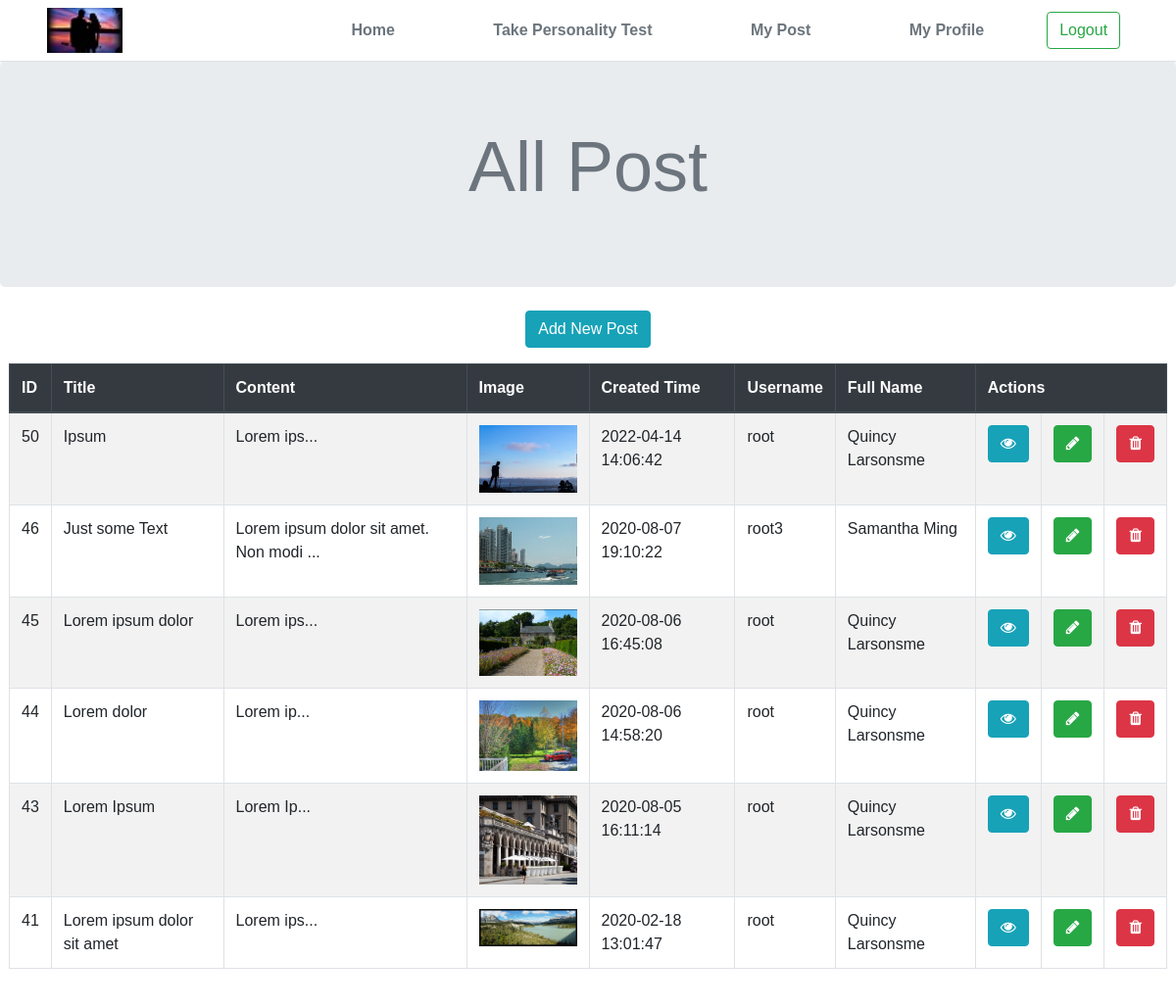
/all_posts.php (signed in), run on the app's committed database.
### tables this page shows
CREATE TABLE `article` (
  `article_id` int(11) NOT NULL,
  `article_title` varchar(255) NOT NULL,
  `article_content` text NOT NULL,
  `article_image` varchar(255) NOT NULL,
  `article_created_time` datetime NOT NULL,
  `id_categorie` int(11) NOT NULL,
  `id_author` int(11) NOT NULL
);

CREATE TABLE `users` (
  `userid` int(7) NOT NULL,
  `username` varchar(30) NOT NULL,
  `password` text NOT NULL,
  `email` text NOT NULL,
  `location` text,
  `created_time` timestamp NOT NULL DEFAULT CURRENT_TIMESTAMP ON UPDATE CURRENT_TIMESTAMP,
  `status` varchar(10) DEFAULT 'enabled',
  `role` varchar(20) DEFAULT 'user',
  `code` varchar(10) DEFAULT NULL,
  `profile_newsfeed` text
);

CREATE TABLE `author` (
  `author_id` int(11) NOT NULL,
  `author_fullname` varchar(100) NOT NULL,
  `author_desc` varchar(255) NOT NULL DEFAULT 'Lorem ipsum dolor sit amet consectetur adipisicing elit. Nihil voluptatibus in ullam eum corrupti reiciendis.',
  `author_email` varchar(100) NOT NULL,
  `author_twitter` varchar(100) NOT NULL DEFAULT 'loujaybee',
  `author_github` varchar(100) NOT NULL DEFAULT 'loujaybee',
  `author_link` varchar(100) NOT NULL DEFAULT 'loujaybee',
  `author_avatar` varchar(255) NOT NULL,
  `user_id` int(11) DEFAULT NULL
);

### all_posts.php (the view, shortened to what this page needs)
<?php include "assest/head.php"; ?>
<?php
$stmt = $conn->prepare("SELECT * FROM article, author, category,users WHERE id_categorie = category_id AND users.userid=author.user_id AND article.id_author =users.userid  ORDER BY article_id DESC");
$stmt->execute();
$data = $stmt->fetchAll();
?>
<link type="text/css" rel="stylesheet" href="css/style.css" />
</head>
<body>
    <?php include "assest/header.php" ?>
    <main class="main">
        <div class="jumbotron text-center mb-0">
            <h1 class="display-3 font-weight-normal text-muted">All Post</h1>
        </div>
        <div class="bg-white p-4">
            <div class="row ">
                <div class="col-lg-12 text-center mb-3">
                    <a class="btn btn-info" href="add_post.php">Add New Post</a>
                </div>
            </div>
            <div class="row">
                <table class='table table-striped table-bordered'>
                    <thead class='thead-dark'>
                        <tr>
                            <th scope='col'>ID</th>
                            <th scope='col'>Title</th>
                            <th scope='col'>Content</th>
                            <th scope='col'>Image</th>
                            <th scope='col'>Created Time</th>
                            <th scope='col'>Username</th>
                            <th scope='col'>Full Name</th>
                            <th scope='col' colspan="3">Actions</th>
                        </tr>
                    </thead>
                    <tbody>
                        <?php
                        foreach ($data as $row) :
                            echo "<tr>";
                            ?>
                            <td><?= $row['article_id'] ?></td>
                            <td><?= $row['article_title'] ?></td>
                            <td class="text-break"><?= strip_tags(substr($row['article_content'], 0, 40)) . "..." ?></td>
                            <td><img src="img/article/<?= $row['article_image'] ?>" style="width: 100px; height: auto;"></td>
                            <td><?= $row['article_created_time'] ?></td>
                            <td><?= $row['username'] ?></td>
                            <td><?= $row['author_fullname'] ?></td>
                            <td>
                                <a class="btn btn-info" href="single_post.php?id=<?= $row['article_id'] ?> ">
                                    <i class="fa fa-eye" aria-hidden="true"></i>
                                </a>
                            </td>
                            <td>
                                <a class="btn btn-success" href="update_post.php?id=<?= $row['article_id'] ?> ">
                                    <i class="fa fa-pencil " aria-hidden="true"></i>
                                </a>
                            </td>
                            <td>
                                <a class="btn btn-danger" href="assest/delete.php?type=article&id=<?= $row['article_id'] ?> ">
                                    <i class="fa fa-trash " aria-hidden="true"></i>
                                </a>
                            </td>
                        <?php
                            echo "</tr>";
                        endforeach;
                        ?>
                    </tbody>
                </table>
            </div>
        </div>
    </main>
</body>
</html>

### css/style.css (style rules this page uses)
html, body { height: 100%; }
body { font-family: "Nunito", sans-serif; font-size: 16px; font-weight: 300; color: #3d455c; margin: 0; padding: 0; overflow-x: hidden; background-color: #fff; }
h1, h2, h3, h4, h5, h6 { font-family: "Nunito Sans", sans-serif; font-weight: 700; color: #505050; margin: 0px 0px 15px; }
h1 { font-size: 34px; }
a { font-weight: 600; color: #212631; text-decoration: none; }
.main { flex: 1 0 auto; }

### data on the page
article: article_id "50", article_title "Ipsum", article_content "Lorem ips", article_image (picture), article_created_time "2022-04-14 14:06:42", users.username "root", id_author.author_fullname "Quincy Larsonsme"
article: article_id "46", article_title "Just some Text", article_content "Lorem ipsum dolor sit amet. Non modi", article_image (picture), article_created_time "2020-08-07 19:10:22", users.username "root3", id_author.author_fullname "Samantha Ming"
article: article_id "45", article_title "Lorem ipsum dolor", article_content "Lorem ips", article_image (picture), article_created_time "2020-08-06 16:45:08", users.username "root", id_author.author_fullname "Quincy Larsonsme"
article: article_id "44", article_title "Lorem dolor", article_content "Lorem ip", article_image (picture), article_created_time "2020-08-06 14:58:20", users.username "root", id_author.author_fullname "Quincy Larsonsme"
article: article_id "43", article_title "Lorem Ipsum", article_content "Lorem Ip", article_image (picture), article_created_time "2020-08-05 16:11:14", users.username "root", id_author.author_fullname "Quincy Larsonsme"
article: article_id "41", article_title "Lorem ipsum dolor sit amet", article_content "Lorem ips", article_image (picture), article_created_time "2020-02-18 13:01:47", users.username "root", id_author.author_fullname "Quincy Larsonsme"
